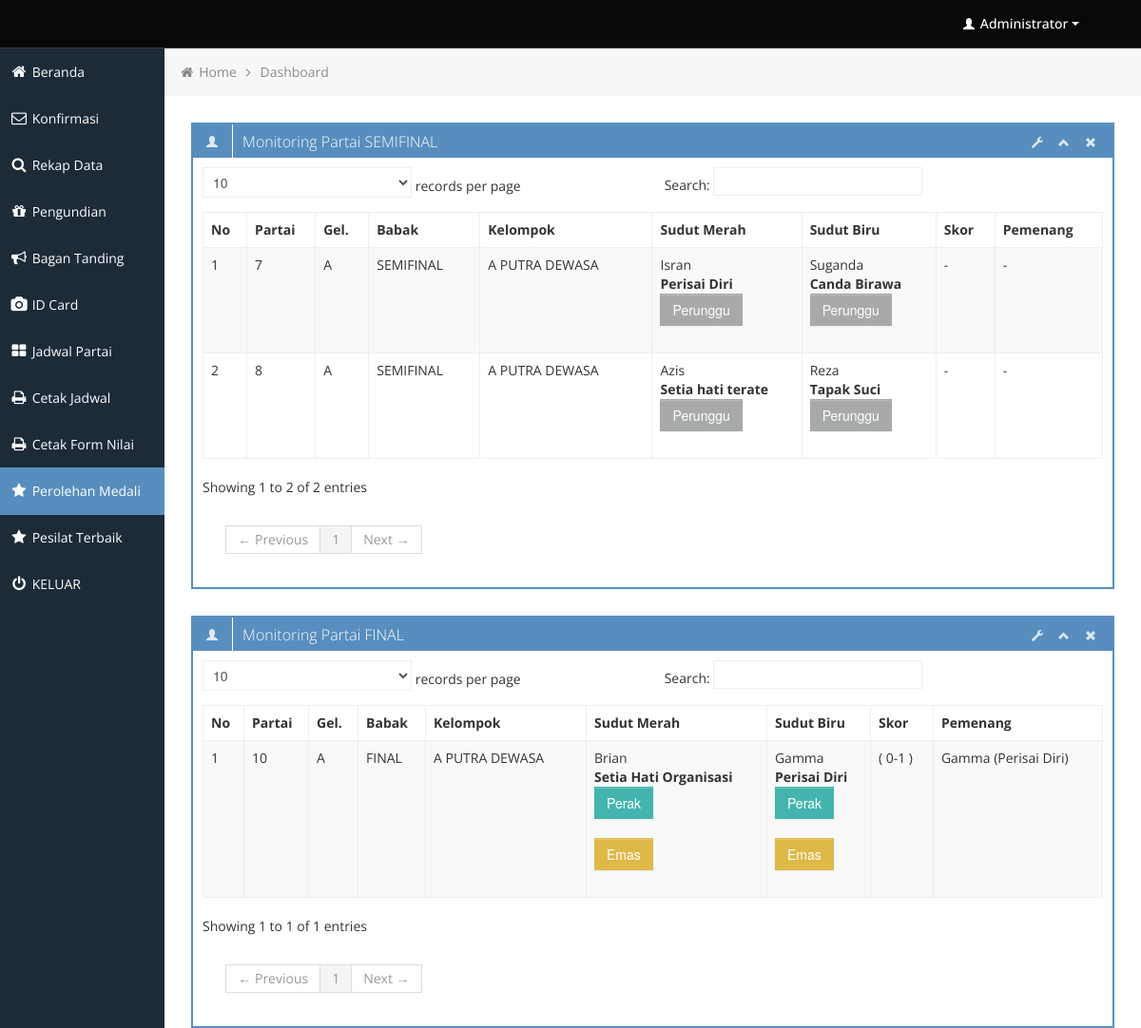
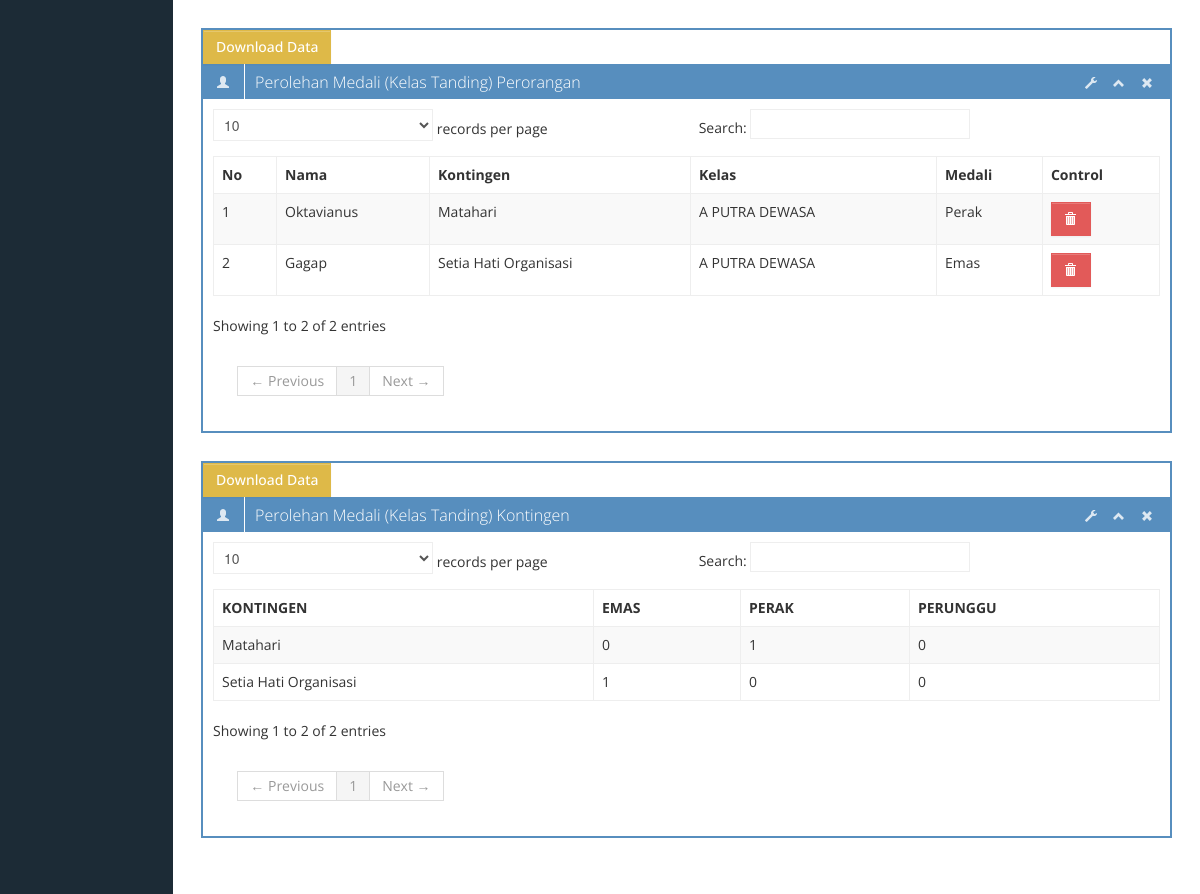
Page /backend/admin_medali.php (signed in) on the committed database (2 pictures, top to bottom).
### tables this page shows
CREATE TABLE `jadwal_tanding` (
  `id_partai` int(11) NOT NULL,
  `tgl` date NOT NULL,
  `kelas` varchar(55) NOT NULL,
  `gelanggang` varchar(2) NOT NULL,
  `partai` varchar(4) NOT NULL,
  `nm_merah` varchar(55) NOT NULL,
  `kontingen_merah` varchar(55) NOT NULL,
  `nm_biru` varchar(55) NOT NULL,
  `kontingen_biru` varchar(55) NOT NULL,
  `status` varchar(55) NOT NULL DEFAULT '-',
  `pemenang` varchar(150) NOT NULL DEFAULT '-',
  `babak` varchar(55) DEFAULT NULL,
  `medali` varchar(2) NOT NULL DEFAULT '0',
  `aktif` varchar(2) NOT NULL DEFAULT '0'
);

CREATE TABLE `medali` (
  `id_medali` int(11) NOT NULL,
  `nama` varchar(55) NOT NULL,
  `kontingen` varchar(55) NOT NULL,
  `kelas` varchar(25) NOT NULL,
  `medali` varchar(25) NOT NULL,
  `id_partai_FK` varchar(4) NOT NULL
);

### backend/admin_medali.php (the view, shortened to what this page needs)
<?php
	include 'includes/connection.php';
	$sqlwinner = "SELECT * FROM jadwal_tanding WHERE babak='SEMIFINAL'
					AND medali <> 1
					ORDER BY kelas ASC";
	$datawinner = mysqli_query($koneksi, "$sqlwinner");
	$sqlwinnerfinal = "SELECT * FROM jadwal_tanding WHERE babak='FINAL'
						AND medali <> 3
						ORDER BY kelas ASC";
	$datawinnerfinal = mysqli_query($koneksi, "$sqlwinnerfinal");
	$sqlmedali = "SELECT * FROM medali ORDER BY kontingen ASC";
	$datamedali = mysqli_query($koneksi, "$sqlmedali");
	$sqlkoleksimedali = "SELECT DISTINCT `kontingen` FROM medali";
	$datakoleksi = mysqli_query($koneksi, "$sqlkoleksimedali");
?>
<div class="row-fluid sortable">
	<div class="box span12">
		<div class="box-header" data-original-title>
			<h2><i class="halflings-icon white user"></i><span class="break"></span>Monitoring Partai SEMIFINAL</h2>
			<div class="box-icon">
				<a href="#" class="btn-setting"><i class="halflings-icon white wrench"></i></a>
				<a href="#" class="btn-minimize"><i class="halflings-icon white chevron-up"></i></a>
				<a href="#" class="btn-close"><i class="halflings-icon white remove"></i></a>
			</div>
		</div>
		<div class="box-content">
			<table class="table table-striped table-bordered bootstrap-datatable datatable">
				<thead>
					<tr>
						<th>No</th>
						<th>Partai</th>
						<th>Gel.</th>
						<th>Babak</th>
						<th>Kelompok</th>
						<th>Sudut Merah</th>
						<th>Sudut Biru</th>
						<th>Skor</th>
						<th>Pemenang</th>
					</tr>
				</thead>
				<tbody>
					<?php $no=0; while($winner = mysqli_fetch_array($datawinner)) { $no++;?>
					<tr>
						<td><?php echo $no; ?></td>
						<td><?php echo $winner['partai']; ?></td>
						<td><?php echo $winner['gelanggang']; ?></td>
						<td><?php echo $winner['babak']; ?></td>
						<td><?php echo $winner['kelas']; ?></td>
						<td>
							<?php
								echo $winner['nm_merah']."<br>";
								echo "<b>".$winner['kontingen_merah']."</b><br>";
							?>
							<form name="PostMedali" id="PostMedali" method="POST" action="admin_do_medali.php">
								<input type="submit" class="btn" value="Perunggu">
							</form>
						</td>
						<td>
							<?php
								echo $winner['nm_biru']."<br>";
								echo "<b>".$winner['kontingen_biru']."</b><br>";
							?>
							<form name="PostMedali" id="PostMedali" method="POST" action="admin_do_medali.php">
								<input type="submit" class="btn" value="Perunggu">
							</form>
						</td>
						<td><?php echo $winner['status']; ?></td>
						<td><?php echo $winner['pemenang']; ?></td>
					</tr>
					<?php } ?>
				</tbody>
			</table>
		</div>
	</div>
</div>
<div class="row-fluid sortable">
	<div class="box span12">
		<div class="box-header" data-original-title>
			<h2><i class="halflings-icon white user"></i><span class="break"></span>Monitoring Partai FINAL</h2>
			<div class="box-icon">
				<a href="#" class="btn-setting"><i class="halflings-icon white wrench"></i></a>
				<a href="#" class="btn-minimize"><i class="halflings-icon white chevron-up"></i></a>
				<a href="#" class="btn-close"><i class="halflings-icon white remove"></i></a>
			</div>
		</div>
		<div class="box-content">
			<table class="table table-striped table-bordered bootstrap-datatable datatable">
				<thead>
					<tr>
						<th>No</th>
						<th>Partai</th>
						<th>Gel.</th>
						<th>Babak</th>
						<th>Kelompok</th>
						<th>Sudut Merah</th>
						<th>Sudut Biru</th>
						<th>Skor</th>
						<th>Pemenang</th>
					</tr>
				</thead>
				<tbody>
					<?php $no=0; while($winnerfinal = mysqli_fetch_array($datawinnerfinal)) { $no++;?>
					<tr>
						<td><?php echo $no; ?></td>
						<td><?php echo $winnerfinal['partai']; ?></td>
						<td><?php echo $winnerfinal['gelanggang']; ?></td>
						<td><?php echo $winnerfinal['babak']; ?></td>
						<td><?php echo $winnerfinal['kelas']; ?></td>
						<td>
							<?php
								echo $winnerfinal['nm_merah']."<br>";
								echo "<b>".$winnerfinal['kontingen_merah']."</b><br>";
							?>
							<form name="PostMedali" id="PostMedali" method="POST" action="admin_do_medali.php">
								<input type="submit" class="btn btn-success" value="Perak">
							</form>
							<form name="PostMedali" id="PostMedali" method="POST" action="admin_do_medali.php">
								<input type="submit" class="btn btn-warning" value="Emas">
							</form>
						</td>
						<td>
							<?php
								echo $winnerfinal['nm_biru']."<br>";
								echo "<b>".$winnerfinal['kontingen_biru']."</b><br>";
							?>
							<form name="PostMedali" id="PostMedali" method="POST" action="admin_do_medali.php">
								<input type="submit" class="btn btn-success" value="Perak">
							</form>
							<form name="PostMedali" id="PostMedali" method="POST" action="admin_do_medali.php">
								<input type="submit" class="btn btn-warning" value="Emas">
							</form>
						</td>
						<td><?php echo $winnerfinal['status']; ?></td>
						<td><?php echo $winnerfinal['pemenang']; ?></td>
					</tr>
					<?php } ?>
				</tbody>
			</table>
		</div>
	</div>
</div>
<div class="row-fluid sortable">
	<div class="box span12">
		<a href="medali_rekap_pesilat.php" class="btn btn-warning" role="button">Download Data</a>
		<div class="box-header" data-original-title>
			<h2><i class="halflings-icon white user"></i><span class="break"></span>Perolehan Medali (Kelas Tanding) Perorangan</h2>
			<div class="box-icon">
				<a href="#" class="btn-setting"><i class="halflings-icon white wrench"></i></a>
				<a href="#" class="btn-minimize"><i class="halflings-icon white chevron-up"></i></a>
				<a href="#" class="btn-close"><i class="halflings-icon white remove"></i></a>
			</div>
		</div>
		<div class="box-content">
			<table class="table table-striped table-bordered bootstrap-datatable datatable">
				<thead>
					<tr>
						<th>No</th>
						<th>Nama</th>
						<th>Kontingen</th>
						<th>Kelas</th>
						<th>Medali</th>
						<th>Control</th>
					</tr>
				</thead>
				<tbody>
					<?php $no=0; while($medali = mysqli_fetch_array($datamedali)) { $no++;?>
					<tr>
						<td><?php echo $no; ?></td>
						<td><?php echo $medali['nama']; ?></td>
						<td><?php echo $medali['kontingen']; ?></td>
						<td><?php echo $medali['kelas']; ?></td>
						<td><?php echo $medali['medali']; ?></td>
						<td>
							<a class="btn btn-danger" onclick="return confirmDel()" href="admin_del_medali.php?id_medali=<?php echo $medali['id_medali'];?>&id_partai_FK=<?php echo $medali['id_partai_FK'];?>">
								<i class="halflings-icon white trash"></i>
							</a>
						</td>
					</tr>
					<?php } ?>
				</tbody>
			</table>
		</div>
	</div>
</div>
<div class="row-fluid sortable">
	<div class="box span12">
		<a href="medali_rekap_kontingen.php" class="btn btn-warning" role="button">Download Data</a>
		<div class="box-header" data-original-title>
			<h2><i class="halflings-icon white user"></i><span class="break"></span>Perolehan Medali (Kelas Tanding) Kontingen</h2>
			<div class="box-icon">
				<a href="#" class="btn-setting"><i class="halflings-icon white wrench"></i></a>
				<a href="#" class="btn-minimize"><i class="halflings-icon white chevron-up"></i></a>
				<a href="#" class="btn-close"><i class="halflings-icon white remove"></i></a>
			</div>
		</div>
		<div class="box-content">
			<table class="table table-striped table-bordered bootstrap-datatable datatable">
				<thead>
					<tr>
						<th>KONTINGEN</th>
						<th>EMAS</th>
						<th>PERAK</th>
						<th>PERUNGGU</th>
					</tr>
				</thead>
				<tbody>
					<?php while($koleksimedali = mysqli_fetch_array($datakoleksi)) { ;?>
					<tr>
						<td><?php echo $koleksimedali['kontingen']; ?></td>
						<td>
							<?php
								$sqlcountemas = mysqli_query($koneksi, "SELECT COUNT(*) FROM medali
															WHERE kontingen='$koleksimedali[kontingen]'
															AND medali='emas'");
								$countemas = mysqli_fetch_array($sqlcountemas);
								echo $countemas[0];
							?>
						</td>
						<td>
							<?php
								$sqlcountperak = mysqli_query($koneksi, "SELECT COUNT(*) FROM medali
															WHERE kontingen='$koleksimedali[kontingen]'
															AND medali='perak'");
								$countperak = mysqli_fetch_array($sqlcountperak);
								echo $countperak[0];
							?>
						</td>
						<td>
							<?php
								$sqlcountperunggu = mysqli_query($koneksi, "SELECT COUNT(*) FROM medali
															WHERE kontingen='$koleksimedali[kontingen]'
															AND medali='perunggu'");
								$countperunggu = mysqli_fetch_array($sqlcountperunggu);
								echo $countperunggu[0];
							?>
						</td>
					</tr>
					<?php } ?>
				</tbody>
			</table>
		</div>
	</div>
</div>

### backend/css/style.css (style rules this page uses)
body { background: #F5F5F5; color: #333; border: none; font-family: 'Open Sans', sans-serif; font-weight: 400; }
a { color: #646464; }
h2 { font-size: 16px; line-height: 16px; }
.box { border: 2px solid #578EBE; background: #fff !important; margin-bottom: 28px; }
.box-header { height: 16px; font-size: 16px; line-height: 16px; padding: 10px; background: #578EBE; -webkit-box-shadow: none; -moz-box-shadow: none; box-shadow: none; overflow: hidden; }
.box-header h2 { float:left; margin-top: 0px; font-weight: 300; }
.box-header .box-icon, .box-header h2 { color:#fff; }
.box-header h2 i { margin: 0px 3px 0px 4px; opacity: .8; filter: alpha(opacity=80); -ms-filter:"progid:DXImageTransform.Microsoft.Alpha(Opacity=80)"; }
.box-header .box-icon { float:right; margin-top: 1px; }
.box-header .box-icon i { -webkit-transition: all 0.1s ease-in-out; -moz-transition: all 0.1s ease-in-out; -o-transition: all 0.1s ease-in-out; -ms-transition: all 0.1s ease-in-out; transition: all 0.1s ease-in-out; opacity: .8; filter: alpha(opacity=80); -ms-filter:"progid:DXImageTransform.Microsoft.Alpha(Opacity=80)"; }
.box-header .box-icon a { margin: 0px 5px; }
.box-content { position: relative; z-index: 50; margin-top: -1px; padding: 10px; background: #fff !important; }
.btn { display: inline-block; padding: 6px 12px; margin-bottom: 0; font-size: 14px; font-weight: 500; line-height: 20px; text-align: center; white-space: nowrap; vertical-align: middle; cursor: pointer; border: 1px solid #a7a9aa; -webkit-border-radius: 0px !important; border-radius: 0px !important; }
.btn i { margin-top: 2px; }
.btn { color: #ffffff; background-color: #a7a9aa; border-color: #a7a9aa; background-image: none; filter: none; text-shadow: none; }
.btn-warning { background-color: #DEB948; border-color: #DEB948; }
.btn-danger { background-color: #E25A59; border-color: #E25A59; }
.btn-success { background-color: #43B5AD; border-color: #43B5AD; }
.table th, .table td { border-top: 1px solid #eee; }
.table-bordered { border-color: #eee; -webkit-border-radius: 0px !important; -moz-border-radius: 0px !important; border-radius: 0px !important; }
.table-bordered th, .table-bordered td { border-left: 1px solid #eee; }
.table-bordered thead:first-child tr:first-child > th:first-child, .table-bordered tbody:first-child tr:first-child > td:first-child, .table-bordered tbody:first-child tr:first-child > th:first-child { -webkit-border-radius: 0px !important; -moz-border-radius: 0px !important; border-radius: 0px !important; }
.table-bordered thead:first-child tr:first-child > th:last-child, .table-bordered tbody:first-child tr:first-child > td:last-child, .table-bordered tbody:first-child tr:first-child > th:last-child { -webkit-border-radius: 0px !important; -moz-border-radius: 0px !important; border-radius: 0px !important; }
.table-bordered thead:last-child tr:last-child > th:first-child, .table-bordered tbody:last-child tr:last-child > td:first-child, .table-bordered tbody:last-child tr:last-child > th:first-child, .table-bordered tfoot:last-child tr:last-child > td:first-child, .table-bordered tfoot:last-child tr:last-child > th:first-child { -webkit-border-radius: 0px !important; -moz-border-radius: 0px !important; border-radius: 0px !important; }
.table-bordered thead:last-child tr:last-child > th:last-child, .table-bordered tbody:last-child tr:last-child > td:last-child, .table-bordered tbody:last-child tr:last-child > th:last-child, .table-bordered tfoot:last-child tr:last-child > td:last-child, .table-bordered tfoot:last-child tr:last-child > th:last-child { -webkit-border-radius: 0px !important; -moz-border-radius: 0px !important; border-radius: 0px !important; }

### backend/css/halflings.css (style rules this page uses)
html, html .halflings { -webkit-font-smoothing: antialiased !important; }
.halflings-icon { display: inline-block; width: 14px; height: 14px; line-height: 14px; vertical-align: text-top; background-image: url(../img/glyphicons_halflings.svg); background-position: 0 0; background-repeat: no-repeat; vertical-align: top; *display: inline; *zoom: 1; *margin-right: .3em; }
.halflings-icon.white { background-image: url(../img/glyphicons_halflings-white.svg); }
.halflings-icon.user { background-position: -168px 0; }
.halflings-icon.remove { background-position: -312px 0; }
.halflings-icon.trash { background-position: -456px 0; }
.halflings-icon.chevron-up { background-position: -288px -120px; }
.halflings-icon.wrench { background-position: -360px -144px; }

### rows in the picture
jadwal_tanding: partai "7", gelanggang "A", babak "SEMIFINAL", kelas "A PUTRA DEWASA", nm_merah "Isran", kontingen_merah "Perisai Diri", nm_biru "Suganda", kontingen_biru "Canda Birawa", status "-", pemenang "-"
jadwal_tanding: partai "8", gelanggang "A", babak "SEMIFINAL", kelas "A PUTRA DEWASA", nm_merah "Azis", kontingen_merah "Setia hati terate", nm_biru "Reza", kontingen_biru "Tapak Suci", status "-", pemenang "-"
jadwal_tanding: partai "10", gelanggang "A", babak "FINAL", kelas "A PUTRA DEWASA", nm_merah "Brian", kontingen_merah "Setia Hati Organisasi", nm_biru "Gamma", kontingen_biru "Perisai Diri", status "( 0-1 )", pemenang "Gamma (Perisai Diri)"
medali: nama "Oktavianus", kontingen "Matahari", kelas "A PUTRA DEWASA", medali "Perak"
medali: nama "Gagap", kontingen "Setia Hati Organisasi", kelas "A PUTRA DEWASA", medali "Emas"

### other values in the picture
$koleksimedali['kontingen'] "Matahari"
$countemas[0] "0"
$countperak[0] "1"
$countperunggu[0] "0"
$koleksimedali['kontingen'] "Setia Hati Organisasi"
$countemas[0] "1"
$countperak[0] "0"
